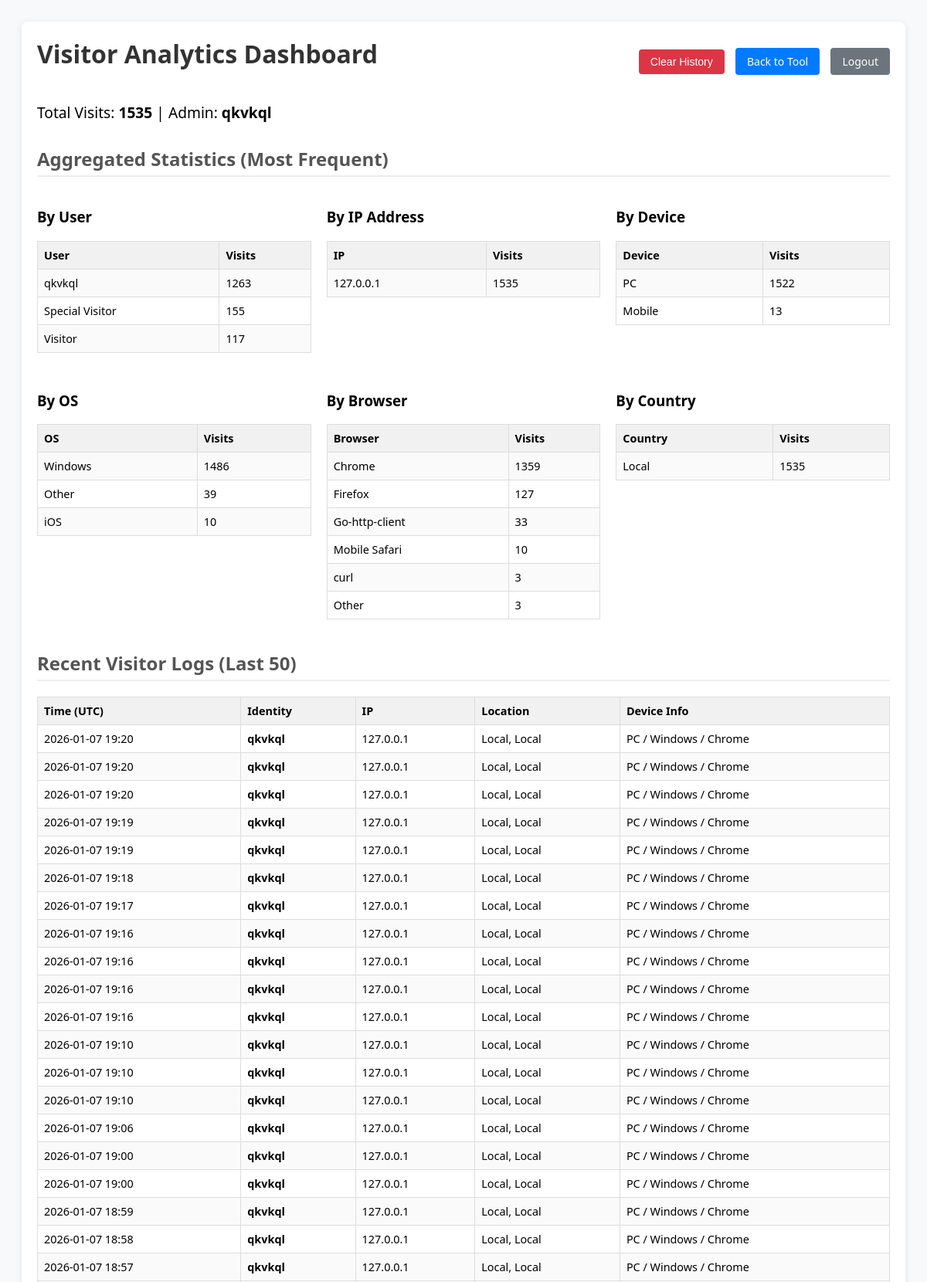
Screenshot of /visitor_stats (signed in, upper part) with the database file from the repository.
### app.py (models this page shows, shortened)
class User(UserMixin, db.Model):
    id = db.Column(db.Integer, primary_key=True)
    username = db.Column(db.String(150), unique=True, nullable=False)
    password_hash = db.Column(db.String(150), nullable=False)
    is_admin = db.Column(db.Boolean, default=False)
    user_level = db.Column(db.String(20), default='basic')

class Visitor(db.Model):
    id = db.Column(db.Integer, primary_key=True)
    username = db.Column(db.String(150), nullable=True)
    ip_address = db.Column(db.String(50))
    timestamp = db.Column(db.DateTime, default=datetime.utcnow)
    country = db.Column(db.String(50))
    city = db.Column(db.String(50))
    device_type = db.Column(db.String(50))
    os = db.Column(db.String(50))
    browser = db.Column(db.String(50))
    device_brand = db.Column(db.String(50))

### app.py (the view)
@app.route('/visitor_stats')
@admin_required
def visitor_stats():
    visits = Visitor.query.order_by(Visitor.timestamp.desc()).limit(50).all()
    total_visits = Visitor.query.count()
    def get_aggregated_stats(column):
        return db.session.query(column, func.count(Visitor.id).label('count')).group_by(column).order_by(func.count(Visitor.id).desc()).all()
    analytics = {
        'Users': get_aggregated_stats(Visitor.username), 'IPs': get_aggregated_stats(Visitor.ip_address),
        'Devices': get_aggregated_stats(Visitor.device_type), 'OS': get_aggregated_stats(Visitor.os),
        'Browsers': get_aggregated_stats(Visitor.browser), 'Locations': get_aggregated_stats(Visitor.country)
    }
    return render_template('stats.html', visits=visits, count=total_visits, analytics=analytics)

### app.py (called while the page is built, shortened)
@app.context_processor
def inject_csrf_token():
    return dict(csrf_token=generate_csrf, t=get_translation, lang=get_current_language)

@login_manager.user_loader
def load_user(user_id):
    return User.query.get(int(user_id))

def admin_required(f):
    @wraps(f)
    @login_required
    def decorated_function(*args, **kwargs):
        if not current_user.is_admin:
            flash("Access denied.")
            return redirect(url_for('home'))
        return f(*args, **kwargs)
    return decorated_function

@app.before_request
def track_visitor():
    if request.endpoint in ['static', 'search_stations', 'visitor_stats', 'clear_visitor_db', 'login', 'signup', 'logout', 'invitation']:
        return

### templates/stats.html (shortened to what this page needs)
<!DOCTYPE html>
<html lang="en">
<head>
</head>
<body>
<div class="container">
    <div class="header">
        <h1>Visitor Analytics Dashboard</h1>
        <div>
            <form action="{{ url_for('clear_visitor_db') }}" method="post" style="display:inline;" onsubmit="return confirm('Are you sure you want to delete ALL visitor logs?');">
                <button type="submit" class="btn btn-danger">Clear History</button>
            </form>
            <a href="{{ url_for('home') }}" class="btn btn-primary" style="margin-left: 10px;">Back to Tool</a>
            <a href="{{ url_for('logout') }}" class="btn btn-secondary" style="margin-left: 10px;">Logout</a>
        </div>
    </div>
    <p style="font-size: 1.2em;">Total Visits: <strong>{{ count }}</strong> | Admin: <strong>{{ current_user.username }}</strong></p>
    <h2>Aggregated Statistics (Most Frequent)</h2>
    <div class="grid-container">
        <div>
            <h3>By User</h3>
            <table>
                <tr><th>User</th><th>Visits</th></tr>
                {% for row in analytics['Users'] %}
                <tr><td>{{ row[0] }}</td><td>{{ row[1] }}</td></tr>
                {% endfor %}
            </table>
        </div>
        <div>
            <h3>By IP Address</h3>
            <table>
                <tr><th>IP</th><th>Visits</th></tr>
                {% for row in analytics['IPs'][:10] %}
                <tr><td>{{ row[0] }}</td><td>{{ row[1] }}</td></tr>
                {% endfor %}
            </table>
        </div>
        <div>
            <h3>By Device</h3>
            <table>
                <tr><th>Device</th><th>Visits</th></tr>
                {% for row in analytics['Devices'] %}
                <tr><td>{{ row[0] }}</td><td>{{ row[1] }}</td></tr>
                {% endfor %}
            </table>
        </div>
        <div>
            <h3>By OS</h3>
            <table>
                <tr><th>OS</th><th>Visits</th></tr>
                {% for row in analytics['OS'] %}
                <tr><td>{{ row[0] }}</td><td>{{ row[1] }}</td></tr>
                {% endfor %}
            </table>
        </div>
        <div>
            <h3>By Browser</h3>
            <table>
                <tr><th>Browser</th><th>Visits</th></tr>
                {% for row in analytics['Browsers'] %}
                <tr><td>{{ row[0] }}</td><td>{{ row[1] }}</td></tr>
                {% endfor %}
            </table>
        </div>
        <div>
            <h3>By Country</h3>
            <table>
                <tr><th>Country</th><th>Visits</th></tr>
                {% for row in analytics['Locations'] %}
                <tr><td>{{ row[0] }}</td><td>{{ row[1] }}</td></tr>
                {% endfor %}
            </table>
        </div>
    </div>
    <h2>Recent Visitor Logs (Last 50)</h2>
    <table>
        <thead>
            <tr>
                <th>Time (UTC)</th>
                <th>Identity</th>
                <th>IP</th>
                <th>Location</th>
                <th>Device Info</th>
            </tr>
        </thead>
        <tbody>
            {% for v in visits %}
            <tr>
                <td>{{ v.timestamp.strftime('%Y-%m-%d %H:%M') }}</td>
                <td><strong>{{ v.username }}</strong></td>
                <td>{{ v.ip_address }}</td>
                <td>{{ v.city }}, {{ v.country }}</td>
                <td>{{ v.device_type }} / {{ v.os }} / {{ v.browser }}</td>
            </tr>
            {% endfor %}
        </tbody>
    </table>
</div>
</body>
</html>

### templates/stats.html (style rules this page uses)
body { font-family: 'Segoe UI', Tahoma, Geneva, Verdana, sans-serif; padding: 20px; background-color: #f8f9fa; }
.container { max-width: 1200px; margin: 0 auto; background: white; padding: 20px; border-radius: 8px; box-shadow: 0 2px 10px rgba(0,0,0,0.1); }
h1 { margin-top: 0; color: #333; }
h2 { color: #555; border-bottom: 2px solid #eee; padding-bottom: 5px; margin-top: 30px; }
.header { display: flex; justify-content: space-between; align-items: center; margin-bottom: 20px; }
.btn { padding: 8px 15px; border-radius: 4px; text-decoration: none; color: white; border: none; cursor: pointer; font-size: 14px; }
.btn-danger { background-color: #dc3545; }
.btn-primary { background-color: #007bff; }
.btn-secondary { background-color: #6c757d; }
.grid-container { display: grid; grid-template-columns: repeat(auto-fit, minmax(300px, 1fr)); gap: 20px; }
table { width: 100%; border-collapse: collapse; margin-bottom: 10px; font-size: 0.9em; }
th, td { border: 1px solid #ddd; padding: 8px; text-align: left; }
th { background-color: #f1f1f1; }
tr:nth-child(even) { background-color: #fafafa; }

### rows the page displays
User: username "qkvkql"
Visitor: username "Special Visitor", id "155"
Visitor: os "Windows", id "1486"
Visitor: timestamp "2026-01-07 19:20", username "qkvkql", ip_address "127.0.0.1", city "Local", country "Local", device_type "PC", os "Windows", browser "Chrome"
Visitor: timestamp "2026-01-07 19:20", username "qkvkql", ip_address "127.0.0.1", city "Local", country "Local", device_type "PC", os "Windows", browser "Chrome"
Visitor: timestamp "2026-01-07 19:20", username "qkvkql", ip_address "127.0.0.1", city "Local", country "Local", device_type "PC", os "Windows", browser "Chrome"
Visitor: timestamp "2026-01-07 19:19", username "qkvkql", ip_address "127.0.0.1", city "Local", country "Local", device_type "PC", os "Windows", browser "Chrome"
Visitor: timestamp "2026-01-07 19:19", username "qkvkql", ip_address "127.0.0.1", city "Local", country "Local", device_type "PC", os "Windows", browser "Chrome"
Visitor: timestamp "2026-01-07 19:18", username "qkvkql", ip_address "127.0.0.1", city "Local", country "Local", device_type "PC", os "Windows", browser "Chrome"
Visitor: timestamp "2026-01-07 19:17", username "qkvkql", ip_address "127.0.0.1", city "Local", country "Local", device_type "PC", os "Windows", browser "Chrome"
Visitor: timestamp "2026-01-07 19:16", username "qkvkql", ip_address "127.0.0.1", city "Local", country "Local", device_type "PC", os "Windows", browser "Chrome"
Visitor: timestamp "2026-01-07 19:16", username "qkvkql", ip_address "127.0.0.1", city "Local", country "Local", device_type "PC", os "Windows", browser "Chrome"
Visitor: timestamp "2026-01-07 19:16", username "qkvkql", ip_address "127.0.0.1", city "Local", country "Local", device_type "PC", os "Windows", browser "Chrome"
Visitor: timestamp "2026-01-07 19:16", username "qkvkql", ip_address "127.0.0.1", city "Local", country "Local", device_type "PC", os "Windows", browser "Chrome"
Visitor: timestamp "2026-01-07 19:10", username "qkvkql", ip_address "127.0.0.1", city "Local", country "Local", device_type "PC", os "Windows", browser "Chrome"
Visitor: timestamp "2026-01-07 19:10", username "qkvkql", ip_address "127.0.0.1", city "Local", country "Local", device_type "PC", os "Windows", browser "Chrome"
Visitor: timestamp "2026-01-07 19:10", username "qkvkql", ip_address "127.0.0.1", city "Local", country "Local", device_type "PC", os "Windows", browser "Chrome"
Visitor: timestamp "2026-01-07 19:06", username "qkvkql", ip_address "127.0.0.1", city "Local", country "Local", device_type "PC", os "Windows", browser "Chrome"
Visitor: timestamp "2026-01-07 19:00", username "qkvkql", ip_address "127.0.0.1", city "Local", country "Local", device_type "PC", os "Windows", browser "Chrome"
Visitor: timestamp "2026-01-07 19:00", username "qkvkql", ip_address "127.0.0.1", city "Local", country "Local", device_type "PC", os "Windows", browser "Chrome"
Visitor: timestamp "2026-01-07 18:59", username "qkvkql", ip_address "127.0.0.1", city "Local", country "Local", device_type "PC", os "Windows", browser "Chrome"
Visitor: timestamp "2026-01-07 18:58", username "qkvkql", ip_address "127.0.0.1", city "Local", country "Local", device_type "PC", os "Windows", browser "Chrome"
Visitor: timestamp "2026-01-07 18:57", username "qkvkql", ip_address "127.0.0.1", city "Local", country "Local", device_type "PC", os "Windows", browser "Chrome"

### other values shown
{{ count }} "1535"
{{ row[0] }} "qkvkql" "Visitor"
{{ row[1] }} "1263" "117"
{{ row[0] }} "127.0.0.1"
{{ row[1] }} "1535"
{{ row[0] }} "PC" "Mobile"
{{ row[1] }} "1522" "13"
{{ row[0] }} "Other" "iOS"
{{ row[1] }} "39" "10"
{{ row[0] }} "Chrome" "Firefox" "Go-http-client" "Mobile Safari" "curl" "Other"
{{ row[1] }} "1359" "127" "33" "10" "3" "3"
{{ row[0] }} "Local"
